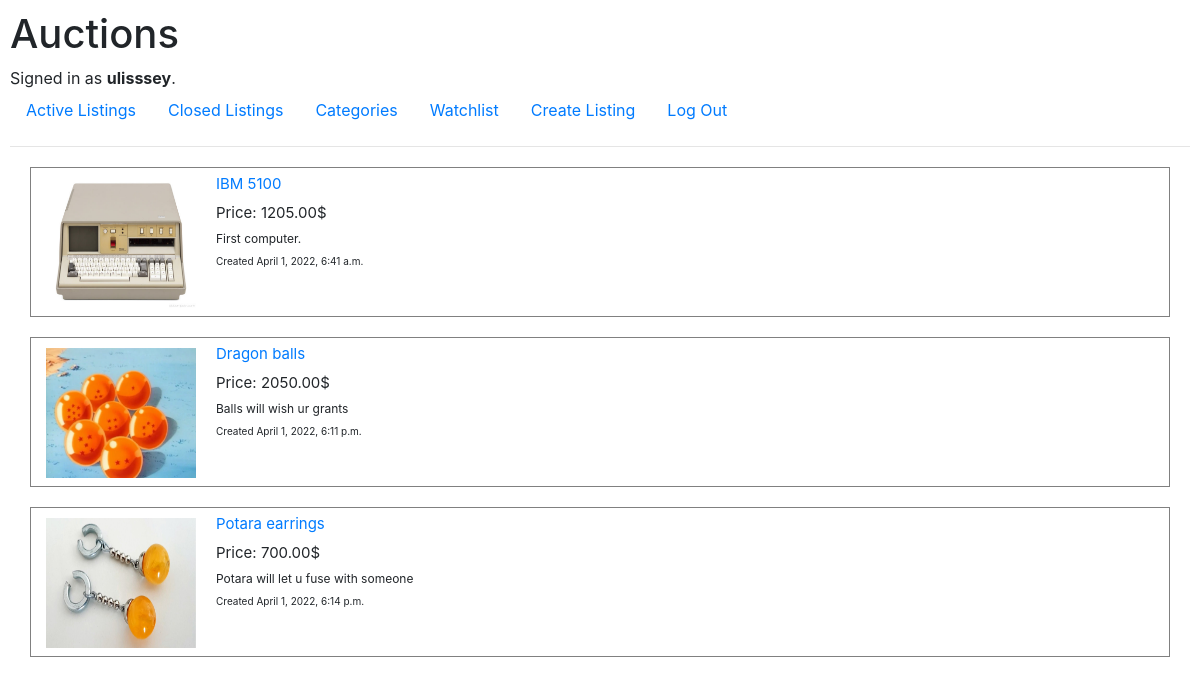
Screenshot of /watchlist (signed in) with the database file from the repository.
### auctions/models.py (models this page shows)
class User(AbstractUser):
    username = models.CharField(max_length=20, unique=True)
    email = models.EmailField()
    password = models.CharField(max_length=30)
    watchlist = models.CharField(max_length=100, null=True, blank=True)

class AuctionListings(models.Model):
    image = models.ImageField(upload_to='images/', blank=True, default='images/0.jpg')
    title = models.CharField(max_length=20)
    description = models.TextField(null=True, blank=True)
    prices = models.DecimalField(max_digits=6, decimal_places=2, null=True)
    creator = models.ForeignKey(User, on_delete=models.SET_NULL, null=True)
    bid_author = models.CharField(max_length=20, null=True)
    created = models.DateTimeField(auto_now_add=True)
    category = models.ForeignKey(Categories, on_delete=models.CASCADE, null=True)
    close_bid = models.BooleanField(default=False)

### auctions/views.py (the view)
# urls.py: path("watchlist", views.user_watchlist, name='user_watchlist'),
@login_required(login_url='login')
def user_watchlist(request):
    user = User.objects.get(id=request.user.id)
    if user.watchlist is None:
        pass
        listings = []
        return render(request, 'auctions/watchlist.html', {'listings': listings})
    elif len(list(user.watchlist)) > 1:
        watchlist = list(user.watchlist.split(','))
        listings = []
        for i in watchlist:
            listings.append(AuctionListings.objects.get(id=i))
        return render(request, 'auctions/watchlist.html', {'listings': listings})
    elif len(list(user.watchlist)) == 1:
        watchlist = list(user.watchlist)
        listings = []
        for i in watchlist:
            listings.append(AuctionListings.objects.get(id=i))
        return render(request, 'auctions/watchlist.html', {'listings': listings})

### auctions/templates/auctions/watchlist.html
{% extends 'auctions/layout.html' %}
{% block body %}
    {% for listing in listings %}
       <div class="container">
           <div class="container-1">
               <img class="img-1" src="{{ listing.image.url }}">
           </div>
           <div class="container-2">
               <p><a href="{% url 'listing' listing.id %}">{{ listing.title }}</a></p>
               <p>Price: {{ listing.prices }}$</p>
               <p class="desc">{{ listing.description }}</p>
               <p class="created">Created {{ listing.created }}</p>
           </div>
       </div>
    {% endfor %}
{% endblock %}

### auctions/templates/auctions/layout.html (shortened to what this page needs)
{% load static %}
<!DOCTYPE html>
<html lang="en">
    <head>
        <link rel="stylesheet" href="https://stackpath.bootstrapcdn.com/bootstrap/4.4.1/css/bootstrap.min.css">
        <link href="{% static 'auctions/styles.css' %}" rel="stylesheet">
    </head>
    <body>
        <h1>Auctions</h1>
        <div>
            {% if user.is_authenticated %}
                Signed in as <strong>{{ user.username }}</strong>.
            {% else %}
                Not signed in.
            {% endif %}
        </div>
        <ul class="nav">
            <li class="nav-item">
                <a class="nav-link" href="{% url 'index' %}">Active Listings</a>
            </li>
            <li class="nav-item">
                <a class="nav-link" href="{% url 'closed' %}">Closed Listings</a>
            </li>
            <li class="nav-item">
                <a class="nav-link" href="{% url 'categories' %}">Categories</a>
            </li>
            <li class="nav-item">
                <a class="nav-link" href="{% url 'user_watchlist' %}">Watchlist</a>
            </li>
            <li class="nav-item">
                <a class="nav-link" href="{% url 'create' %}">Create Listing</a>
            </li>
            {% if user.is_authenticated %}
                <li class="nav-item">
                    <a class="nav-link" href="{% url 'logout' %}">Log Out</a>
                </li>
            {% endif %}
        </ul>
        <hr>
        {% block body %}
        {% endblock %}
    </body>
</html>

### auctions/static/auctions/styles.css (style rules this page uses)
body { padding: 10px; }
.container { height: 150px; border: 1px solid grey; display: flex; margin-left: 20px; }
.container-1 { width: 150px; height: 130px; float: left; margin-top: 10px; display: flex; }
.container-2 { height: 100%; width: auto; margin-left: 20px; margin-top: 15px; font-size: 15px; }
.container-2 p { margin-top: -10px; }
.desc { font-size: 12px; }
.created { font-size: 10px; }
.img-1 { width: 100%; height: auto; justify-content: center; }
.container { margin-top: 20px; }

### rows the page displays
User: username "ulisssey"
AuctionListings: image (picture), title "IBM 5100", prices "1205.00", description "First computer.", created "April 1, 2022, 6:41 a.m."
AuctionListings: image (picture), title "Dragon balls", prices "2050.00", description "Balls will wish ur grants", created "April 1, 2022, 6:11 p.m."
AuctionListings: image (placeholder picture), title "Potara earrings", prices "700.00", description "Potara will let u fuse with someone", created "April 1, 2022, 6:14 p.m."
